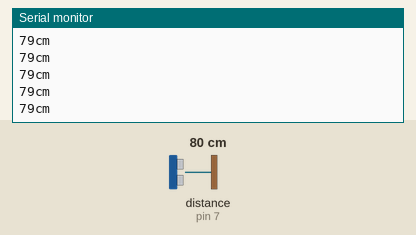
This sketch was run on a simulated Arduino Uno, built with avr-gcc and run on an emulated ATmega328P. Parts: the last lines printed to the serial monitor. Wiring (inferred from the names in the program): ultrasonic range finder: trigger pin 7; echo pin 7. The inputs (shaded band) are chosen by the test bench; at power-on: distance to the obstacle (sensor on pin 7) 80 cm. The echo pulse lasts 58.3 µs per cm.

Above: at 1.2 s.
1.3 s: distance to the obstacle (sensor on pin 7) set to 299 cm
At 1.62 s:
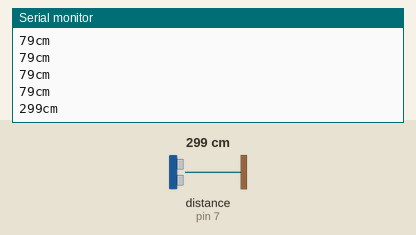
4.3 s: distance to the obstacle (sensor on pin 7) set to 2 cm
At 4.45 s:
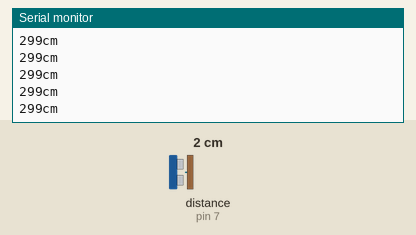
Timing chart, 0 to 7.3 s (numbered marks = the images above; inputs shaded):
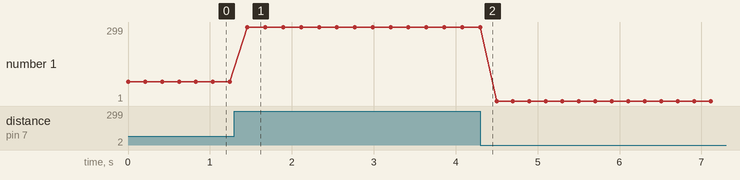

Measured:
- after the input at 1.3 s, the serial monitor: prints a new line after 0.16 s (image 1)
- plotted number 1: 79 → 299 after the input at 1.3 s, 299 → 1 after the input at 4.3 s

The sketch:

sonar.ino
```cpp
/*
 * Parte do curso "Projetos em Arduino usando simuladores"
 * http://bit.ly/arduino18erbase
 *
 * https://www.tinkercad.com/things/bs8YREj3iLk-erbase18sonar
 *
 * referências:
 * https://www.arduino.cc/en/tutorial/ping
 * https://www.arduino.cc/reference/en/language/functions/advanced-io/pulsein/
 * https://www.todamateria.com.br/velocidade-do-som/
 */


const int ping = 7;
unsigned int duracao, distancia;

void setup()
{
Serial.begin(9600);
}

void loop()
{
//O sensor é configurado para emitir um ultra-som
pinMode(ping, OUTPUT);
//Primerio o sensor fica em silencio por 2 microsegundos
//para para limpar o estado anterior
digitalWrite(ping, LOW);
delayMicroseconds(2);
//Então é emitido um ultra-som por 5 microsegundos
digitalWrite(ping, HIGH);
delayMicroseconds(5);
//O sensor volta ao estado de silencio.
digitalWrite(ping, LOW);

//O mesmo pino é usado para ouvir o eco do sinal
pinMode(ping, INPUT);
duracao = pulseIn(ping, HIGH);


distancia = duracaoParaCentimetros(duracao);
Serial.print(distancia);
Serial.println("cm");
delay(200);
}

long duracaoParaCentimetros(long duracao) {
    //A velocidade do som é 343 m/s,  Ar (20°C)
    //então em 1 microsegundo o som se propaga por 3,43 cm
    //mas temos que lembrar que esse tempo inclui a ida e a volta do som
    //então dividimos esse valor por 2
  return (duracao * 0.0344)/2;
}
```
